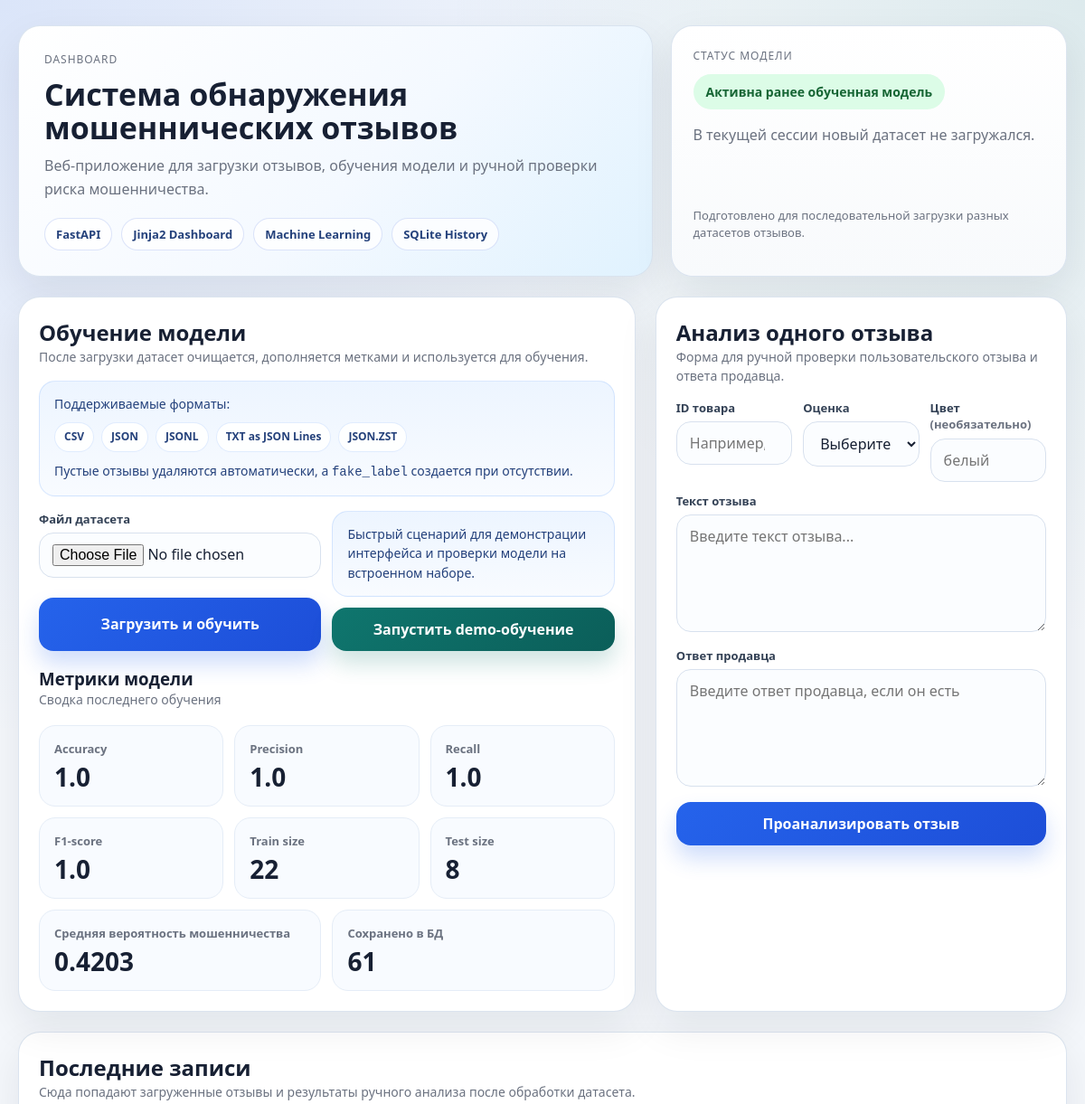
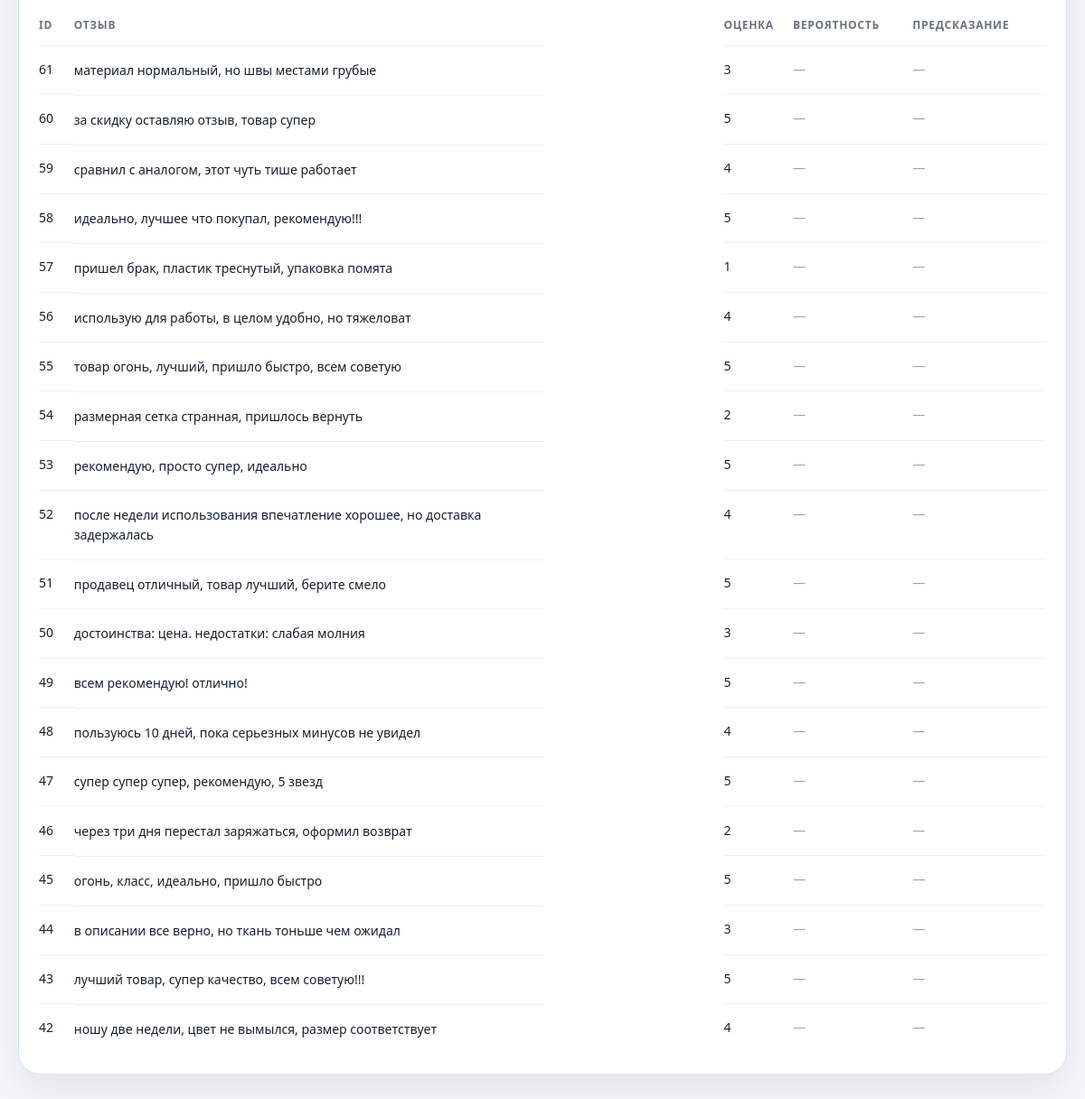
The page / on the database its author committed (2 pictures, top to bottom).
### tables this page shows
CREATE TABLE reviews (
                id INTEGER PRIMARY KEY AUTOINCREMENT,
                product_id INTEGER,
                rating INTEGER,
                color TEXT,
                review_text TEXT NOT NULL,
                seller_answer TEXT,
                fake_label INTEGER,
                probability_fake REAL,
                predicted_label INTEGER,
                created_at TIMESTAMP DEFAULT CURRENT_TIMESTAMP
            );

### app/main.py (the view)
@app.get("/", response_class=HTMLResponse)
def index(request: Request) -> HTMLResponse:
    return render_index(request)

### app/templates/dashboard.html (shortened to what this page needs)
<!DOCTYPE html>
<html lang="ru">
<head>
</head>
<body>
<div class="container">
    <section class="hero">
        <div class="hero-card">
            <div class="eyebrow">Dashboard</div>
            <h1>Система обнаружения мошеннических отзывов</h1>
            <p>
                Веб-приложение для загрузки отзывов, обучения модели и ручной проверки риска мошенничества.
            </p>
            <div class="hero-badges">
                <div class="hero-badge">FastAPI</div>
                <div class="hero-badge">Jinja2 Dashboard</div>
                <div class="hero-badge">Machine Learning</div>
                <div class="hero-badge">SQLite History</div>
            </div>
        </div>
        <aside class="model-card">
            <div>
                <div class="eyebrow">Статус модели</div>
                <div class="status-pill {% if model_ready %}ready{% else %}idle{% endif %}">
                    {% if model_ready %}Активна ранее обученная модель{% else %}Модель пока не обучена{% endif %}
                </div>
                <div class="status-meta">
                    {% if dataset_name %}
                    В текущей сессии загружен датасет: <strong>{{ dataset_name }}</strong>.
                    {% else %}
                    {% if model_ready %}
                    В текущей сессии новый датасет не загружался.
                    {% else %}
                    Для начала работы загрузите датасет через интерфейс или запустите demo-обучение.
                    {% endif %}
                    {% endif %}
                </div>
            </div>
            <p class="small">Подготовлено для последовательной загрузки разных датасетов отзывов.</p>
        </aside>
    </section>
    <section class="main-grid">
        <div class="card">
            <div class="section-head">
                <div>
                    <h2>Обучение модели</h2>
                    <div class="section-subtitle">
                        После загрузки датасет очищается, дополняется метками и используется для обучения.
                    </div>
                </div>
            </div>
            <div class="hint-box">
                Поддерживаемые форматы:
                <div class="format-list">
                    <span class="format-chip">CSV</span>
                    <span class="format-chip">JSON</span>
                    <span class="format-chip">JSONL</span>
                    <span class="format-chip">TXT as JSON Lines</span>
                    <span class="format-chip">JSON.ZST</span>
                </div>
                <div style="margin-top: 10px;">
                    Пустые отзывы удаляются автоматически, а <code>fake_label</code> создается при отсутствии.
                </div>
            </div>
            <div class="button-row">
                <form action="/upload-and-train" method="post" enctype="multipart/form-data" class="form-stack">
                    <div>
                        <label for="dataset">Файл датасета</label>
                        <input id="dataset" type="file" name="dataset" required />
                    </div>
                    <button type="submit">Загрузить и обучить</button>
                </form>
                <form action="/train-demo" method="post" class="form-stack">
                    <div class="hint-box" style="margin-bottom: 0;">
                        Быстрый сценарий для демонстрации интерфейса и проверки модели на встроенном наборе.
                    </div>
                    <button class="secondary" type="submit">Запустить demo-обучение</button>
                </form>
            </div>
            {% if metrics %}
            <div class="section-head" style="margin-top: 18px;">
                <div>
                    <h3>Метрики модели</h3>
                    <div class="section-subtitle">Сводка последнего обучения</div>
                </div>
            </div>
            <div class="metric-grid">
                <div class="metric-card"><span>Accuracy</span><strong>{{ metrics.accuracy }}</strong></div>
                <div class="metric-card"><span>Precision</span><strong>{{ metrics.precision }}</strong></div>
                <div class="metric-card"><span>Recall</span><strong>{{ metrics.recall }}</strong></div>
                <div class="metric-card"><span>F1-score</span><strong>{{ metrics.f1 }}</strong></div>
                <div class="metric-card"><span>Train size</span><strong>{{ metrics.train_size }}</strong></div>
                <div class="metric-card"><span>Test size</span><strong>{{ metrics.test_size }}</strong></div>
            </div>
            <div class="metric-grid" style="grid-template-columns: repeat(2, 1fr); margin-top: 12px;">
                <div class="metric-card">
                    <span>Средняя вероятность мошенничества</span>
                    <strong>{{ metrics.avg_probability_fake if metrics.avg_probability_fake is defined else "—" }}</strong>
                </div>
                <div class="metric-card">
                    <span>Сохранено в БД</span>
                    <strong>{{ metrics.stored_rows if metrics.stored_rows is defined else reviews_total }}</strong>
                </div>
            </div>
            {% endif %}
        </div>
        <div class="card">
            <div class="section-head">
                <div>
                    <h2>Анализ одного отзыва</h2>
                    <div class="section-subtitle">
                        Форма для ручной проверки пользовательского отзыва и ответа продавца.
                    </div>
                </div>
            </div>
            <form action="/predict-form" method="post" class="form-stack">
                <div class="input-grid">
                    <div>
                        <label for="product_id">ID товара</label>
                        <input id="product_id" type="number" name="product_id" placeholder="Например, 100034689" />
                    </div>
                    <div>
                        <label for="rating">Оценка</label>
                        <select id="rating" name="rating">
                            <option value="">Выберите</option>
                        </select>
                    </div>
                    <div>
                        <label for="color">Цвет <span class="small">(необязательно)</span></label>
                        <input id="color" type="text" name="color" placeholder="белый" />
                    </div>
                </div>
                <div>
                    <label for="review_text">Текст отзыва</label>
                    <textarea id="review_text" name="review_text" placeholder="Введите текст отзыва..." required></textarea>
                </div>
                <div>
                    <label for="seller_answer">Ответ продавца</label>
                    <textarea id="seller_answer" name="seller_answer" placeholder="Введите ответ продавца, если он есть"></textarea>
                </div>
                <button type="submit">Проанализировать отзыв</button>
            </form>
        </div>
    </section>
    <section class="card" style="margin-top: 22px;">
        <div class="section-head">
            <div>
                <h2>Последние записи</h2>
                <div class="section-subtitle">
                    Сюда попадают загруженные отзывы и результаты ручного анализа после обработки датасета.
                </div>
            </div>
        </div>
        <div class="table-wrap">
            <table>
                <thead>
                <tr>
                    <th>ID</th>
                    <th>Отзыв</th>
                    <th>Оценка</th>
                    <th>Вероятность</th>
                    <th>Предсказание</th>
                </tr>
                </thead>
                <tbody>
                {% for row in recent %}
                <tr>
                    <td>{{ row.id }}</td>
                    <td class="review-cell" title="{{ row.review_text }}">{{ row.review_text }}</td>
                    <td>{{ row.rating if row.rating is not none else "—" }}</td>
                    <td>
                        {% if row.probability_fake is not none %}
                        {{ "%.4f"|format(row.probability_fake) }}
                        {% else %}
                        <span class="dash">—</span>
                        {% endif %}
                    </td>
                    <td>
                        {% if row.predicted_label is none %}
                        <span class="dash">—</span>
                        {% else %}
                        <span class="table-pill pred-{{ row.predicted_label }}">
                            {% if row.predicted_label == 1 %}Подозрительный{% else %}Легитимный{% endif %}
                        </span>
                        {% endif %}
                    </td>
                </tr>
                {% endfor %}
                </tbody>
            </table>
        </div>
    </section>
</div>
</body>
</html>

### rows shown on the page
reviews: id "61", review_text "материал нормальный, но швы местами грубые", rating "3"
reviews: id "60", review_text "за скидку оставляю отзыв, товар супер", rating "5"
reviews: id "59", review_text "сравнил с аналогом, этот чуть тише работает", rating "4"
reviews: id "58", review_text "идеально, лучшее что покупал, рекомендую!!!", rating "5"
reviews: id "57", review_text "пришел брак, пластик треснутый, упаковка помята", rating "1"
reviews: id "56", review_text "использую для работы, в целом удобно, но тяжеловат", rating "4"
reviews: id "55", review_text "товар огонь, лучший, пришло быстро, всем советую", rating "5"
reviews: id "54", review_text "размерная сетка странная, пришлось вернуть", rating "2"
reviews: id "53", review_text "рекомендую, просто супер, идеально", rating "5"
reviews: id "52", review_text "после недели использования впечатление хорошее, но доставка задержалась", rating "4"
reviews: id "51", review_text "продавец отличный, товар лучший, берите смело", rating "5"
reviews: id "50", review_text "достоинства: цена. недостатки: слабая молния", rating "3"
reviews: id "49", review_text "всем рекомендую! отлично!", rating "5"
reviews: id "48", review_text "пользуюсь 10 дней, пока серьезных минусов не увидел", rating "4"
reviews: id "47", review_text "супер супер супер, рекомендую, 5 звезд", rating "5"
reviews: id "46", review_text "через три дня перестал заряжаться, оформил возврат", rating "2"
reviews: id "45", review_text "огонь, класс, идеально, пришло быстро", rating "5"
reviews: id "44", review_text "в описании все верно, но ткань тоньше чем ожидал", rating "3"
reviews: id "43", review_text "лучший товар, супер качество, всем советую!!!", rating "5"
reviews: id "42", review_text "ношу две недели, цвет не вымылся, размер соответствует", rating "4"

### other values the page prints
{{ metrics.accuracy }} "1.0"
{{ metrics.precision }} "1.0"
{{ metrics.recall }} "1.0"
{{ metrics.f1 }} "1.0"
{{ metrics.train_size }} "22"
{{ metrics.test_size }} "8"
